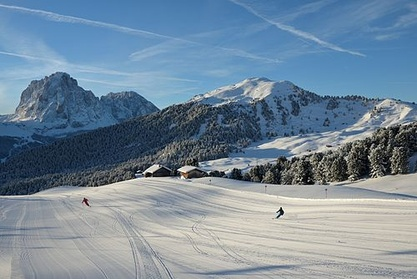
#> input picture images/Groomed_skirun_from_Seceda_Val_Gardena.jpg, 417 x 279 px, shrunk from 500 x 334 before the run
$ python -i auto_edge_detection.py   (imports and definitions only)
#> lines starting #> are read from the running program, lines starting #| are printed output that depends on the picture
# Source: https://www.pyimagesearch.com/2015/04/06/zero-parameter-automatic-canny-edge-detection-with-python-and-opencv/
# Some modifications made to save the images

# import the necessary packages
import numpy as np
import argparse
import glob
import cv2


def auto_canny(image, sigma=0.33):
    # compute the median of the single channel pixel intensities;
    image = cv2.equalizeHist(image)
    v = np.median(image)

    # apply automatic Canny edge detection using the computed median
    lower = int(max(0, (1.0 - sigma) * v))
    upper = int(min(255, (1.0 + sigma) * v))
    edged = cv2.Canny(image, lower, upper)

    # return the edged image
    return edged


def detect_edges(image):
    # load the image, convert it to grayscale, and blur it slightly
    gray = cv2.cvtColor(image, cv2.COLOR_BGR2GRAY)
    blurred = cv2.GaussianBlur(gray, (3, 3), 0)

    # apply Canny edge detection using a wide threshold, tight threshold, and automatically determined threshold
    # wide = cv2.Canny(blurred, 10, 200)
    # tight = cv2.Canny(blurred, 225, 250)
    auto = auto_canny(blurred)

    return auto


def main():
    # construct the argument parse and parse the arguments
    ap = argparse.ArgumentParser()
    ap.add_argument("-i", "--images", required=True, help="path to input dataset of images")
    ap.add_argument("-d", "--destination", required=True, help="path to save edge images")
    ap.add_argument("-s", "--show", action="store_true", help="show each image")
    args = vars(ap.parse_args())

    # loop over the images
    for imagePath in glob.glob(args["images"] + "/*.jpg"):
        image = cv2.imread(imagePath)
        auto = load_image(imagePath)

        # save the image
        filename = imagePath[len(args["images"]) + 1:]
        destination_path = args["destination"] + "/" + filename
        cv2.imwrite(destination_path, auto)

        # show the images
        if args["show"]:
            cv2.imshow("Original", image)
            cv2.imshow("Grayscale v. Edges", np.hstack([gray, auto]))
            # cv2.imshow("Edges", np.hstack([wide, tight, auto]))
            cv2.waitKey(0)


# [2 lines not run here, left out]

>>> import cv2
>>> picture = cv2.imread('../images/Groomed_skirun_from_Seceda_Val_Gardena.jpg')
#> picture is the input picture: shape (279, 417, 3); mean B, G, R 154.4, 137.2, 116.8
>>> result = detect_edges(picture)
#> in detect_edges, `gray = cv2.cvtColor(image, cv2.COLOR_BGR2GRAY)`:
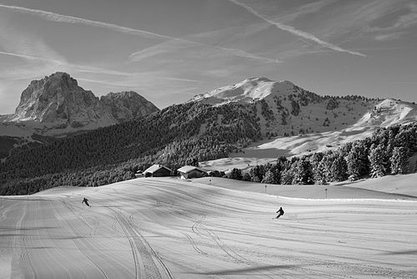
#> gray: shape (279, 417); min 0, max 255, mean 133
#> in detect_edges, `blurred = cv2.GaussianBlur(gray, (3, 3), 0)`:
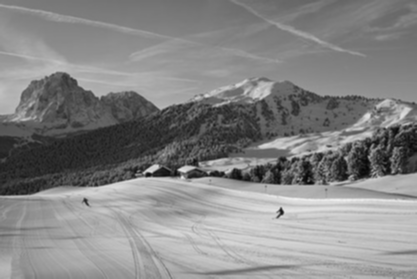
#> blurred: shape (279, 417); min 7, max 239, mean 133.1
#> in auto_canny, `image = cv2.equalizeHist(image)`:
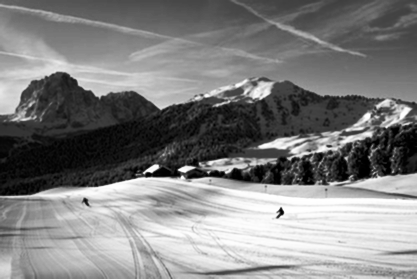
#> image: shape (279, 417); min 0, max 255, mean 128.3
#> in auto_canny, `v = np.median(image)`: v = 129
#> in auto_canny, `lower = int(max(0, (1.0 - sigma) * v))`: lower = 86
#> in auto_canny, `upper = int(min(255, (1.0 + sigma) * v))`: upper = 171
#> in auto_canny, `edged = cv2.Canny(image, lower, upper)`:
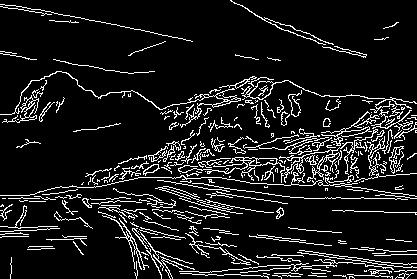
#> edged: shape (279, 417); 10.5% white in thin lines or dots

$ run again, on images/child-613199_640.jpg
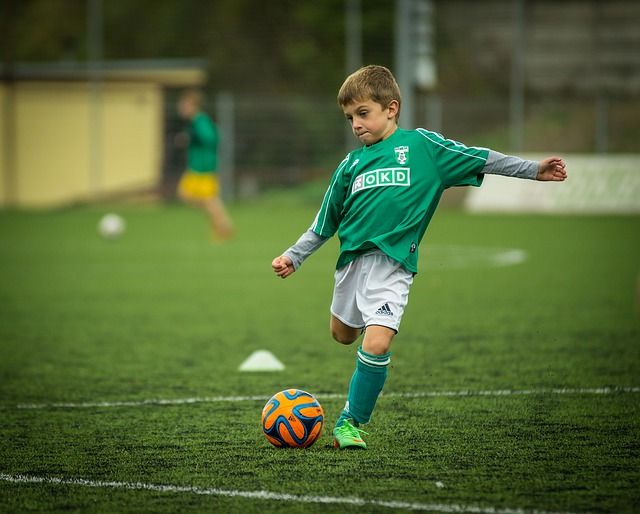
#> input picture images/child-613199_640.jpg, 640 x 514 px
#> picture is the input picture: shape (514, 640, 3); mean B, G, R 55.7, 103.3, 83.5
#> in auto_canny, `image = cv2.equalizeHist(image)`:
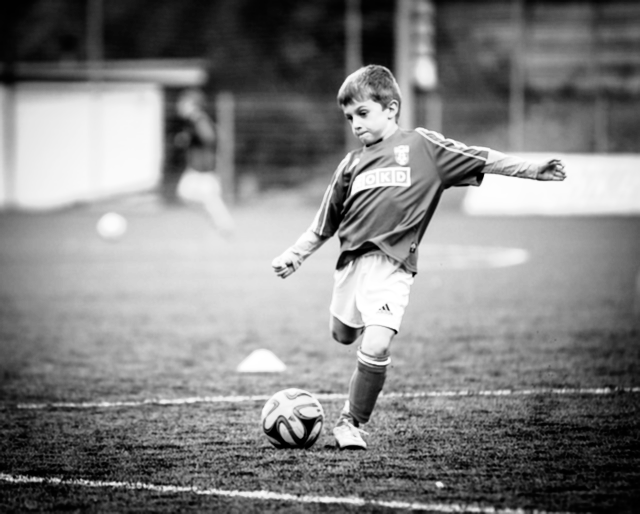
#> image: shape (514, 640); min 0, max 255, mean 128.5
#> v = 128
#> lower = 85
#> upper = 170
#> in auto_canny, `edged = cv2.Canny(image, lower, upper)`:
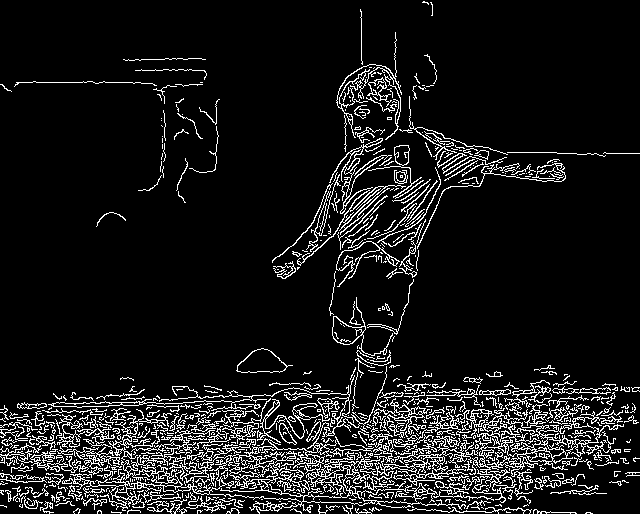
#> edged: shape (514, 640); 9.7% white in thin lines or dots
